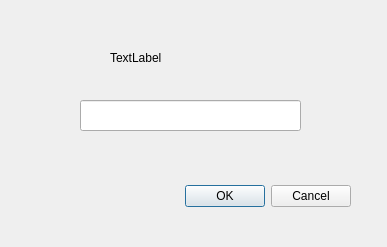
<?xml version="1.0" encoding="UTF-8"?>
<ui version="4.0">
 <class>Dialog</class>
 <widget class="QDialog" name="Dialog">
  <property name="geometry">
   <rect>
    <x>0</x>
    <y>0</y>
    <width>387</width>
    <height>247</height>
   </rect>
  </property>
  <property name="windowTitle">
   <string>Dialog</string>
  </property>
  <widget class="QDialogButtonBox" name="buttonBox">
   <property name="geometry">
    <rect>
     <x>10</x>
     <y>180</y>
     <width>341</width>
     <height>32</height>
    </rect>
   </property>
   <property name="orientation">
    <enum>Qt::Horizontal</enum>
   </property>
   <property name="standardButtons">
    <set>QDialogButtonBox::Cancel|QDialogButtonBox::Ok</set>
   </property>
  </widget>
  <widget class="QLabel" name="label">
   <property name="geometry">
    <rect>
     <x>110</x>
     <y>50</y>
     <width>72</width>
     <height>15</height>
    </rect>
   </property>
   <property name="text">
    <string>TextLabel</string>
   </property>
  </widget>
  <widget class="QLineEdit" name="lineEdit">
   <property name="geometry">
    <rect>
     <x>80</x>
     <y>100</y>
     <width>221</width>
     <height>31</height>
    </rect>
   </property>
  </widget>
 </widget>
 <resources/>
 <connections>
  <connection>
   <sender>buttonBox</sender>
   <signal>accepted()</signal>
   <receiver>Dialog</receiver>
   <slot>accept()</slot>
   <hints>
    <hint type="sourcelabel">
     <x>248</x>
     <y>254</y>
    </hint>
    <hint type="destinationlabel">
     <x>157</x>
     <y>274</y>
    </hint>
   </hints>
  </connection>
  <connection>
   <sender>buttonBox</sender>
   <signal>rejected()</signal>
   <receiver>Dialog</receiver>
   <slot>reject()</slot>
   <hints>
    <hint type="sourcelabel">
     <x>316</x>
     <y>260</y>
    </hint>
    <hint type="destinationlabel">
     <x>286</x>
     <y>274</y>
    </hint>
   </hints>
  </connection>
 </connections>
</ui>
